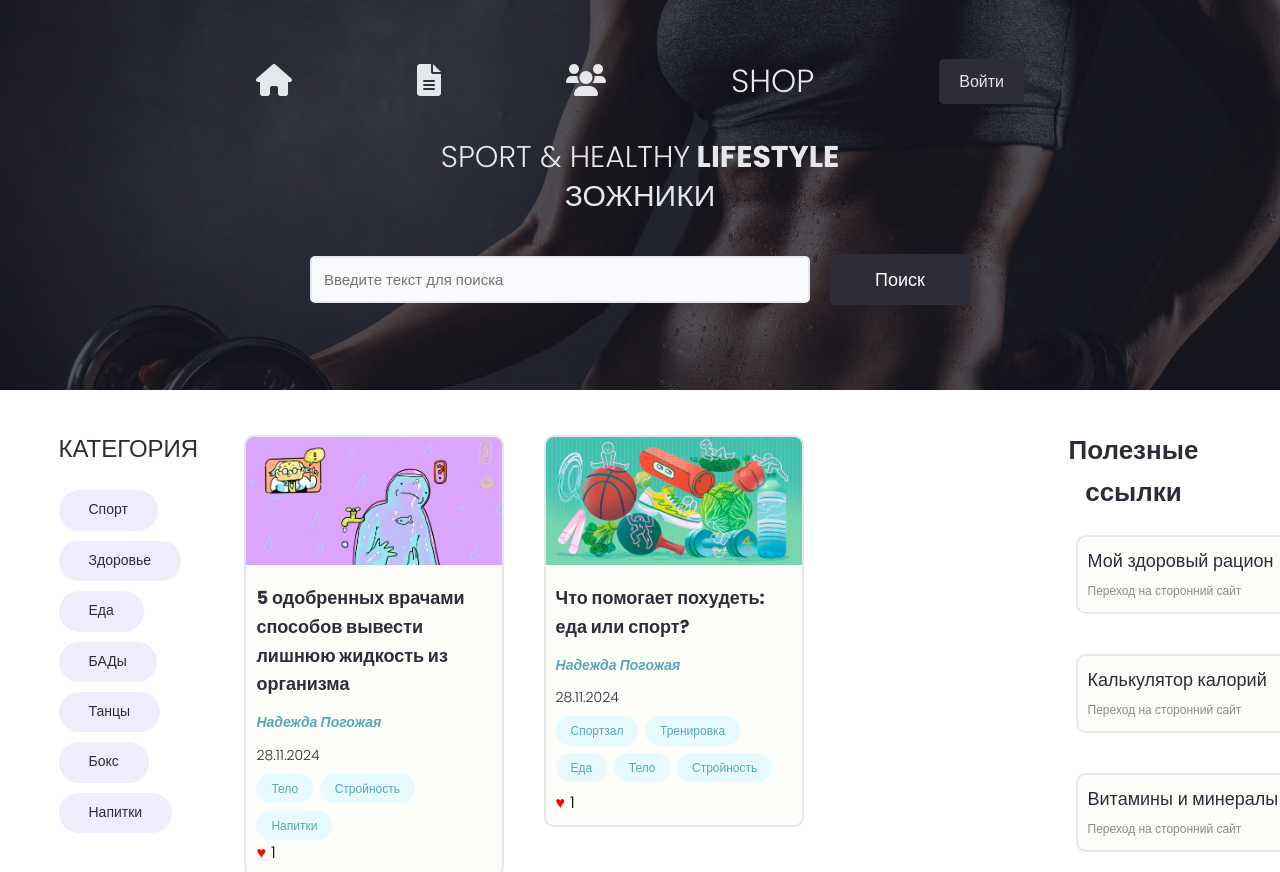
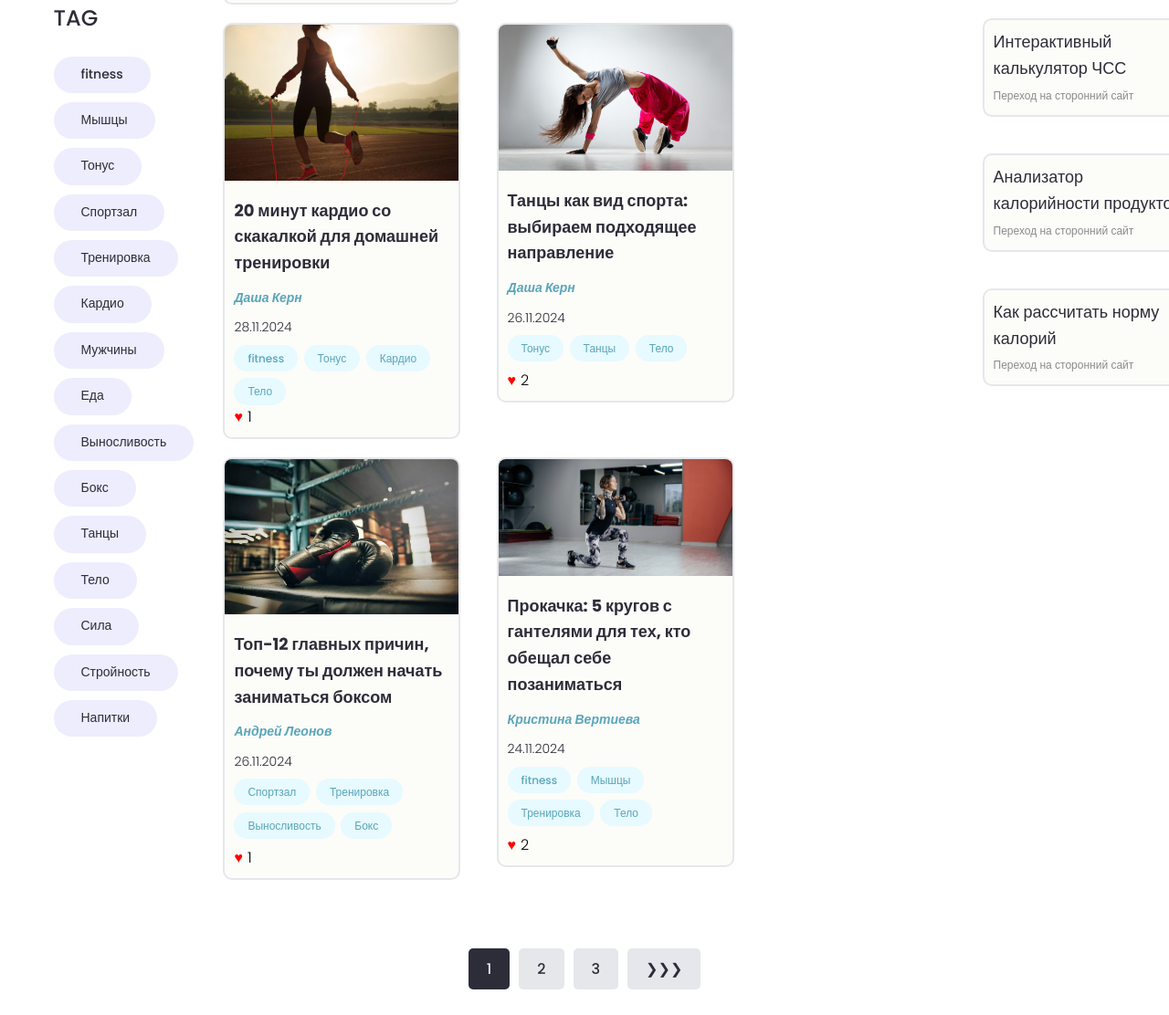
The page /projects/ on the database as committed earlier (2 pictures, top to bottom).
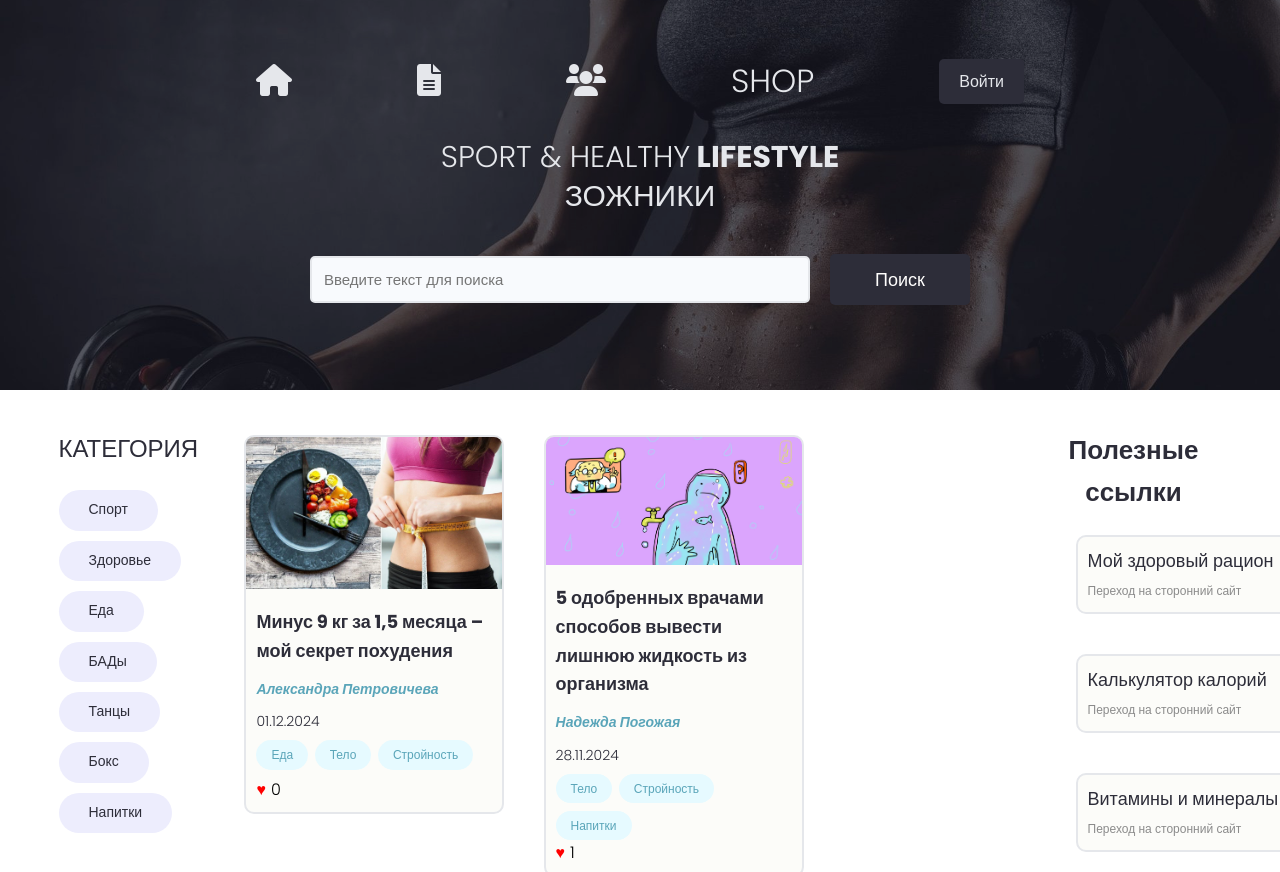
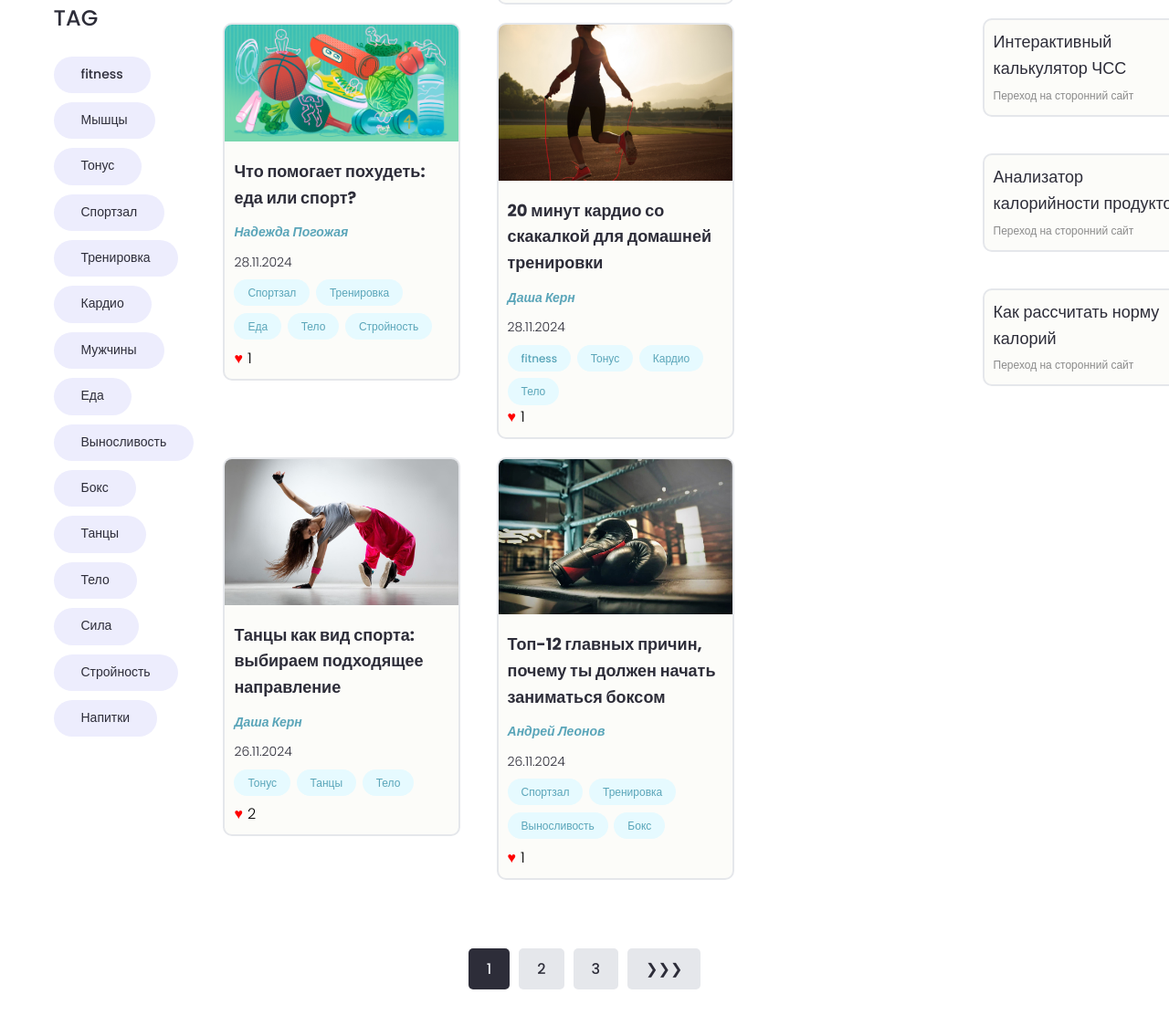
The same page on the database as committed later (2 pictures, top to bottom).
### projects/models.py (models this page shows, shortened)
class Section(models.Model):
    name = models.CharField(max_length=200, verbose_name='Название раздела')
    class Meta:
        verbose_name = 'Раздел'
        verbose_name_plural = 'разделы'

class Tag(models.Model):
    name = models.CharField(max_length=200, verbose_name='Наименование')
    created = models.DateTimeField(auto_now_add=True, verbose_name='Дата')
    class Meta:
        verbose_name = 'Тэг'
        verbose_name_plural = 'тэги'

class Project(models.Model):
    owner = models.ForeignKey(Profile, on_delete=models.SET_NULL, blank=True, null=True, verbose_name='Автор')
    sections = models.ManyToManyField('Section', blank=True, verbose_name='Категории')
    title = models.CharField(max_length=200, verbose_name='Название')
    description = RichTextUploadingField(blank=True, verbose_name='Описание')
    featured_image = models.ImageField(default='default.jpg', upload_to='projects/%Y/%m/%d', verbose_name='Изображение')
    demo_link = models.CharField(max_length=200, blank=True, verbose_name='Ссылка на демонстрацию')
    source_link = models.CharField(max_length=200, blank=True, verbose_name='Ссылка на источник')
    tags = models.ManyToManyField('Tag', blank=True, verbose_name='Тег')
    created = models.DateTimeField(auto_now_add=True, verbose_name='Дата создания')
    likes = models.ManyToManyField(User, related_name='project_likes', blank=True, verbose_name='Лайки')
    class Meta:
        ordering = ['-created']
        verbose_name = 'Статья'
        verbose_name_plural = 'статьи'

class UsefulLink(models.Model):
    title = models.CharField(max_length=255, verbose_name='Наименование')
    url = models.URLField()
    icon_url = models.URLField(blank=True, null=True)
    class Meta:
        verbose_name = 'Сайт'
        verbose_name_plural = 'сайты'

### users/models.py (models this page shows, shortened)
class Profile(models.Model):
    user = models.OneToOneField(User, on_delete=models.CASCADE, blank=True, verbose_name='Пользователь')
    name = models.CharField(max_length=200, blank=True, verbose_name='Имя')
    email = models.EmailField(max_length=200, blank=True, verbose_name='Эл.адрес')
    nickname = models.CharField(max_length=200, blank=True, verbose_name='Псевдоним')
    myself_short = models.CharField(max_length=200, blank=True, verbose_name='О себе коротко')
    myself = models.TextField(blank=True, verbose_name='О себе')
    photo = models.ImageField(upload_to='profiles/', default='profiles/coach.jpg', verbose_name='Фото')
    video = models.FileField(upload_to='videos/', blank=True, null=True, verbose_name='Видео')
    note = models.TextField(blank=True, null=True, verbose_name='Заметка')
    social_youtube = models.CharField(max_length=200, blank=True, verbose_name='Youtube')
    social_site = models.CharField(max_length=200, blank=True, verbose_name='Социальная сеть')
    social_website = models.CharField(max_length=200, blank=True, verbose_name='Сайт')
    document = models.FileField(upload_to='documents/', verbose_name='Документ об образовании', null=True, blank=False)
    work = models.CharField(max_length=200, blank=True, verbose_name='Место работы')
    created = models.DateTimeField(auto_now_add=True, verbose_name='Дата')
    class Meta:
        verbose_name = 'Профиль'
        verbose_name_plural = 'профили'

### projects/views.py (the view)
# urls.py: path('', views.projects, name='projects'),
def projects(request):
    useful_links = UsefulLink.objects.all()
    sections = Section.objects.all()
    pr, search_query = search_projects(request)
    selected_section = request.GET.get('section')
    selected_tag = request.GET.get('tag')
    if selected_section:
        pr = pr.filter(sections__name=selected_section)
    if selected_tag:
        pr = pr.filter(tags__name=selected_tag)
    custom_range, pr = paginate_projects(request, pr, 6)
    unique_tags = Tag.objects.all()
    context = {
        'unique_tags': unique_tags,
        'useful_links': useful_links,
        'sections': sections,
        'search_query': search_query,
        'custom_range': custom_range,
        'projects': pr,
        'background_image': 'images/one.jpg',
        'selected_section': selected_section,
        'selected_tag': selected_tag,
    }
    return render(request, 'projects/projects.html', context)

### projects/templates/projects/projects.html
{% extends 'projects/base.html' %}
{% block content %}
<main class="projects">
    <section class="projectsList">
        <div class="container">
            <div class="row">
                <div class="column column--1of5">
                    <h3 class="singleProject__subtitle">
                        <a href="{% url 'projects' %}">Категория</a>
                    </h3>
                    <div class="singleProject__toolStack">
                        {% for section in sections %}
                        <span class="tag tag--pill tag--sub tag--lg">
                            <a href="?section={{ section.name }}{% if selected_section %}&section={{ selected_section }}{% endif %}">
                                <small>{{ section.name }}</small>
                            </a>
                        </span>
                        {% endfor %}
                    </div>
                    <h3 class="singleProject__subtitle">
                        <a href="{% url 'projects' %}">Tag</a>
                    </h3>
                    <div class="singleProject__toolStack">
                        {% for tag in unique_tags %}
                        <span class="tag tag--pill tag--sub tag--lg">
                            <a href="?tag={{ tag.name }}{% if selected_tag %}&tag={{ selected_tag }}{% endif %}">
                                <small>{{ tag.name }}</small>
                            </a>
                        </span>
                        {% endfor %}
                    </div>
                </div>
                <div class="column column--3of5">
                    <div class="grid grid--three">
                        {% for project in projects %}
                        <div class="column">
                            <div class="card project">
                                <a href="{% url 'project' project.id %}">
                                    <img class="project__thumbnail" src="{{ project.featured_image.url }}"
                                         alt="project thumbnail"/>
                                    <div class="card__body">
                                        <h3 class="project__title" style="font-size: 1.8rem; margin-bottom: 8px;">{{ project.title }}</h3>
                                        <p style="margin-bottom: 8px;"><a class="project__author" href="{% url 'user_profile' project.owner.id %}" style="color: var(--color-main);">{{project.owner.name}}</a>
                                        </p>
                                        <p style="margin-bottom: 8px; font-size: 1.4rem; color: var(--color-sub);">{{project.created|date:"d.m.Y" }}</p>
                                        <div class="project__tags">
                                            {% for tag in project.tags.all %}
                                            <span class="tag tag--pill tag--main">
                                                <small>{{ tag.name }}</small>
                                            </span>
                                            {% endfor %}
                                        </div>
                                        <div class="like-section">
                                            <button class="like-button" data-project-id="{{ project.id }}">
                                                <span class="like-icon">&#9829;</span>
                                                <span class="like-count">{{ project.likes.count }}</span>
                                            </button>
                                        </div>
                                    </div>
                                </a>
                            </div>
                        </div>
                        {% endfor %}
                    </div>
                </div>
                <div class="column column--1of5">
                    <section class="links-section">
                        <h2 style="font-size: 2.6rem; color: var(--color-sub); text-align: center;">Полезные ссылки</h2>
                        <div class="grid grid--two">
                            {% for link in useful_links %}
                            <div class="column">
                                <div class="card link" style="width: auto; height: auto;">
                                    <a href="{{ link.url }}" class="link" target="_blank">
                                        <h3 class="link__title" style="font-size: 1.8rem; color: var(--color-sub); ">{{link.title}}</h3>
                                        <p style="font-size: 1.2rem; color: var(--color-gray);">Переход на сторонний сайт</p>
                                    </a>
                                </div>
                            </div>
                            {% endfor %}
                        </div>
                    </section>
                </div>
            </div>
        </div>
    </section>
    {% include 'projects/pagination.html' with queryset=projects %}
</main>
{% endblock %}

### projects/templates/projects/base.html (shortened to what this page needs)
<!DOCTYPE html>
{% load static %}
<html lang="en">
<head>
    <link rel="stylesheet" href="https://maxcdn.bootstrapcdn.com/font-awesome/4.5.0/css/font-awesome.min.css">
    <link rel="stylesheet" href="https://cdnjs.cloudflare.com/ajax/libs/font-awesome/6.0.0-beta3/css/all.min.css">
    <link rel="stylesheet" href="{% static 'uikit/styles/uikit.css' %}"/>
    <link rel="stylesheet" href="{% static 'styles/app.css' %}"/>
</head>
<body>
{% include 'projects/navbar.html' %}
{% block content %} {% endblock %}
</body>
</html>

### projects/templates/projects/navbar.html (shortened to what this page needs)
{% load static %}
<header class="header">
    <div class="header__background">
        <img src="{% static background_image %}" alt="Background Image" class="header__background-image">
    </div>
    <div class="container container--narrow">
        <nav class="header__nav">
            <ul class="header__menu" style="font-weight: bold;">
                <li class="header__menuItem" style="font-size: 32px;"><a href="{% url 'projects' %}" title="о Главном"><i
                        class="fas fa-home"></i></a></li>
                <li class="header__menuItem" style="font-size: 32px;"><a href="{% url 'news_feed' %}" title="Новости"><i
                        class="fas fa-file-alt"></i></a></li>
                <li class="header__menuItem" style="font-size: 32px;"><a href="{% url 'profiles' %}" title="Профессионалы"><i class="fas fa-users"></i></a></li>
                <li class="header__menuItem" style="font-size: 32px;"><a href="{% url 'shop' %}" title="Магазин">SHOP</a></li>
                {% if user.is_authenticated %}
                {% if not request.user.profile %}
                <li class="header__menuItem" style="font-size: 32px;"><a href="{% url 'create_profile' %}"
                                                                         title="Создать аккаунт"><i class="fas fa-user-edit"></i></a></li>
                {% endif %}
                {% if request.user.profile %}
                <li class="header__menuItem" style="font-size: 32px;"><a href="{% url 'account' %}" title="Аккаунт"><i
                        class="fas fa-user"></i></a></li>
                <li class="header__menuItem" style="font-size: 32px;"><a href="{% url 'add_content' %}"
                                                                         title="Добавить контент"><i class="fas fa-plus-circle"></i></a></li>
                {% endif %}
                <li class="header__menuItem" style="font-size: 20px;"><a href="{% url 'logout' %}" class="btn btn--sub">Выйти</a>
                </li>
                <li class="header__menuItem" style="font-size: 20px;"><span style="color: rgb(222, 222, 217);">Привет, {{user.username}}!</span></li>
                {% else %}
                <li class="header__menuItem" style="font-size: 20px;"><a href="{% url 'login' %}" class="btn btn--sub">Войти</a> </li>
                {% endif %}
            </ul>
            <div class="hero-section__box" style="text-align: center;">
                <h2>Sport & healthy<span> lifestyle </span></h2>
                <h2>ЗОЖники</h2>
            </div>
            {% if not hide_search %}
            <div class="hero-section__search" style="margin-bottom: 10px;">
                <form class="form" method="get" id="search">
                    <div class="form__field">
                        <input class="input input--text" id="formInput#search" type="text" name="search_query" value="{{search_query}}"
                               placeholder="Введите текст для поиска"/>
                    </div>
                    <input class="btn btn--sub btn--lg" type="submit" value="Поиск"/>
                </form>
            </div>
            {% endif %}
        </nav>
    </div>
</header>

### projects/templates/projects/pagination.html (shortened to what this page needs)
{% if queryset.has_other_pages %}
    <div class="pagination">
        <ul class="container">
            {% for page in custom_range %}
            {% if page == queryset.number %}
            <li><a href="?page={{ page }}" class="btn btn--sub page-link" data-page="{{page}}">{{page}}</a></li>
            {% else %}
            <li><a href="?page={{ page }}" class="btn page-link" data-page="{{page}}">{{page}}</a></li>
            {% endif %}
            {% endfor %}
            {% if queryset.has_next %}
            <li><a href="?page={{ queryset.next_page_number }}" class="btn page-link" data-page="{{queryset.next_page_number}}">&#10095;&#10095;&#10095;</a></li>
            {% endif %}
        </ul>
    </div>
{% endif %}

Rows that differ between the two databases and show on the page:
no longer on this page (row unchanged): Project: featured_image (picture), title "Прокачка: 5 кругов с гантелями для тех, кто обещал себе позаниматься", owner.name "Кристина Вертиева", created "24.11.2024", likes.count "2", Tag (name "fitness"), Tag (name "Мышцы"), Tag (name "Тренировка"), Tag (name "Тело")
added Project: featured_image (picture), title "Минус 9 кг за 1,5 месяца – мой секрет похудения", owner.name "Александра Петровичева", created "01.12.2024", likes.count "0", Tag (name "Еда"), Tag (name "Тело"), Tag (name "Стройность")
